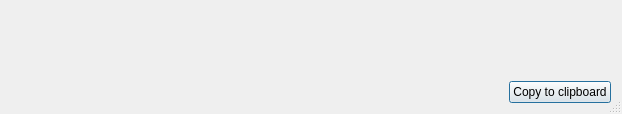
<?xml version="1.0" encoding="UTF-8"?>
<ui version="4.0">
 <class>ErrorDialog</class>
 <widget class="QDialog" name="ErrorDialog">
  <property name="geometry">
   <rect>
    <x>0</x>
    <y>0</y>
    <width>622</width>
    <height>114</height>
   </rect>
  </property>
  <property name="windowTitle">
   <string>Dialog</string>
  </property>
  <property name="windowIcon">
   <iconset resource="resource.qrc">
    <normaloff>:/error.png</normaloff>:/error.png</iconset>
  </property>
  <property name="sizeGripEnabled">
   <bool>true</bool>
  </property>
  <layout class="QVBoxLayout" name="layout" stretch="0,1">
   <item>
    <widget class="QLabel" name="error_message">
     <property name="text">
      <string/>
     </property>
    </widget>
   </item>
   <item>
    <layout class="QHBoxLayout" name="horizontalLayout">
     <item>
      <spacer name="horizontalSpacer">
       <property name="orientation">
        <enum>Qt::Horizontal</enum>
       </property>
       <property name="sizeHint" stdset="0">
        <size>
         <width>40</width>
         <height>20</height>
        </size>
       </property>
      </spacer>
     </item>
     <item>
      <widget class="QPushButton" name="copy_to_clipboard_btn">
       <property name="text">
        <string>Copy to clipboard</string>
       </property>
      </widget>
     </item>
    </layout>
   </item>
  </layout>
 </widget>
 <resources>
  <include location="resource.qrc"/>
 </resources>
 <connections/>
</ui>
